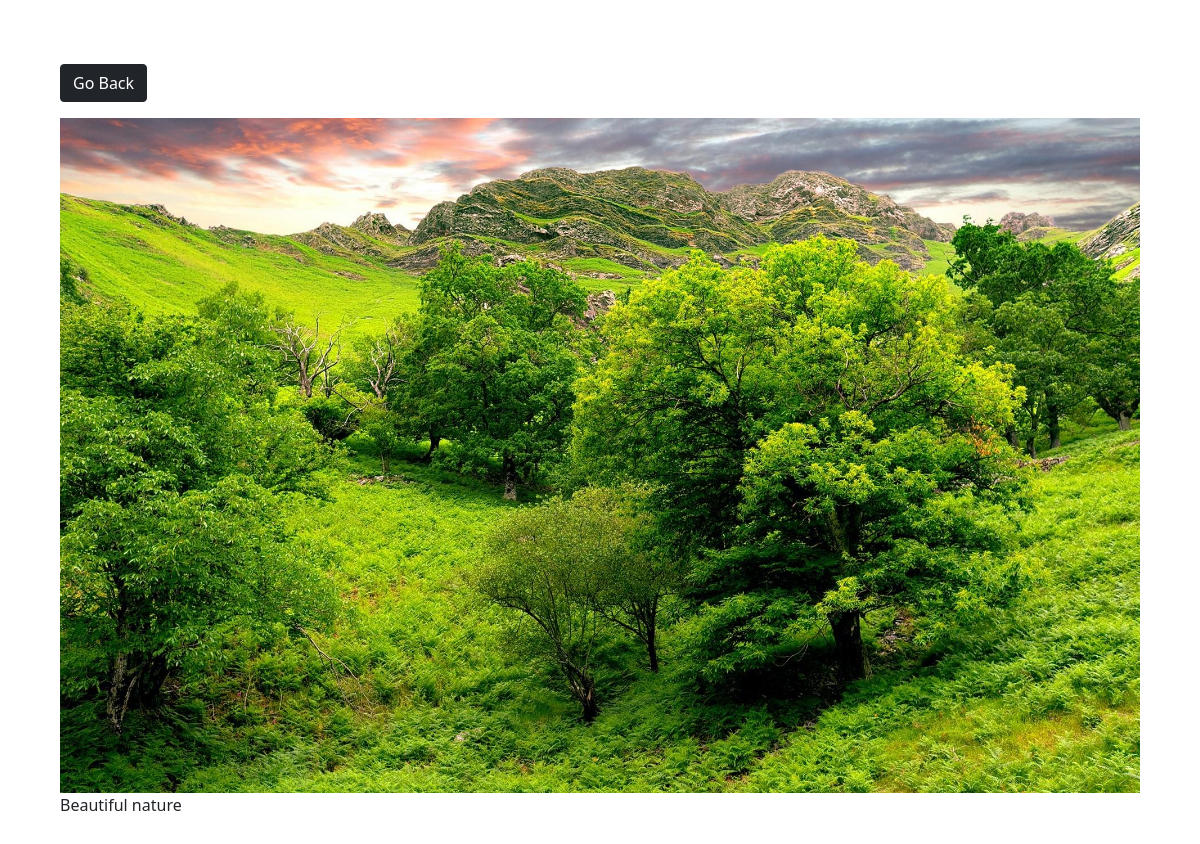
Page /photo/1/ (signed in) on the committed database.
### app/models.py (models this page shows, shortened)
class Photo(models.Model):
    class Meta:
        verbose_name = 'Photo'
        verbose_name_plural = 'Photos'
    category = models.ForeignKey(
        Category, on_delete=models.SET_NULL, null=True, blank=True)
    image = models.ImageField(null=False, blank=False)
    description = models.TextField()

### app/views.py (the view)
# urls.py: path('photo/<str:pk>/', views.viewPhoto, name='photo'),
@login_required(login_url='login')
def viewPhoto(request, pk):
    photo = Photo.objects.get(id=pk)
    return render(request, 'photo.html', {'photo': photo})

### templates/photo.html (shortened to what this page needs)
<!DOCTYPE html>
<html>
<head>
    <link href="https://cdn.jsdelivr.net/npm/bootstrap@5.0.0-beta1/dist/css/bootstrap.min.css" rel="stylesheet"
>
</head>
<body class="m-5">
    <div class="container">
        <div class="row justify-content-center">
            <div class="col">
                <a href="{% url 'gallery' %}" class="btn btn-dark my-3">Go Back</a>
                <div style="height: 90vh;">
                    <img style="max-width: 100%; max-height: 100%;" src="{{photo.image.url}}">
                    <p>{{photo.description}}</p>
                </div>
            </div>
        </div>
    </div>
</body>
</html>

### rows in the picture
Photo: image (picture), description "Beautiful nature"
